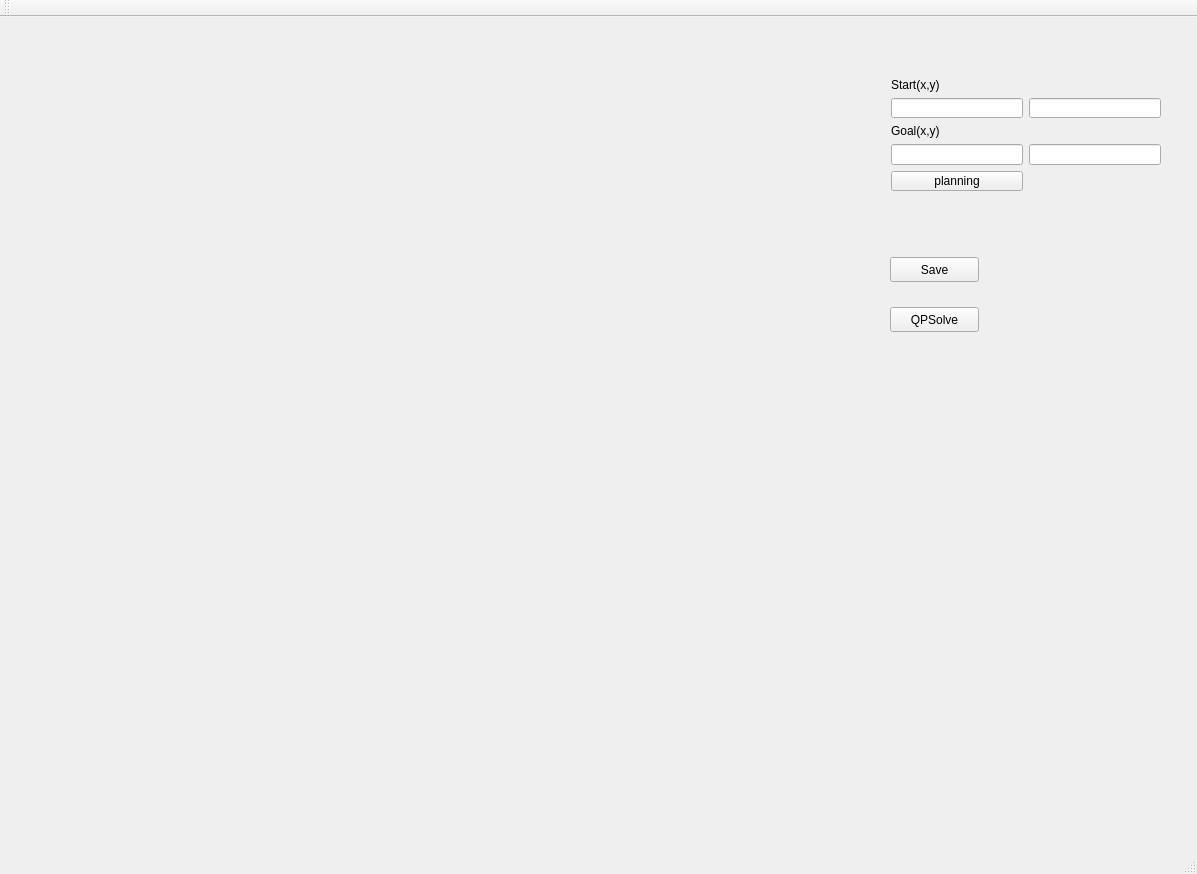
<?xml version="1.0" encoding="UTF-8"?>
<ui version="4.0">
 <class>MainWindow</class>
 <widget class="QMainWindow" name="MainWindow">
  <property name="geometry">
   <rect>
    <x>0</x>
    <y>0</y>
    <width>1197</width>
    <height>874</height>
   </rect>
  </property>
  <property name="windowTitle">
   <string>MainWindow</string>
  </property>
  <widget class="QWidget" name="centralWidget">
   <widget class="QCustomPlot" name="plot" native="true">
    <property name="geometry">
     <rect>
      <x>40</x>
      <y>20</y>
      <width>800</width>
      <height>800</height>
     </rect>
    </property>
   </widget>
   <widget class="QWidget" name="layoutWidget">
    <property name="geometry">
     <rect>
      <x>880</x>
      <y>50</y>
      <width>292</width>
      <height>135</height>
     </rect>
    </property>
    <layout class="QGridLayout" name="gridLayout">
     <item row="0" column="0">
      <widget class="QLabel" name="label">
       <property name="text">
        <string>Start(x,y)</string>
       </property>
      </widget>
     </item>
     <item row="1" column="0">
      <widget class="QLineEdit" name="start_x_text"/>
     </item>
     <item row="1" column="1">
      <widget class="QLineEdit" name="start_y_text"/>
     </item>
     <item row="2" column="0">
      <widget class="QLabel" name="label_2">
       <property name="text">
        <string>Goal(x,y)</string>
       </property>
      </widget>
     </item>
     <item row="3" column="0">
      <widget class="QLineEdit" name="goal_x_text"/>
     </item>
     <item row="3" column="1">
      <widget class="QLineEdit" name="goal_y_text"/>
     </item>
     <item row="4" column="0">
      <widget class="QPushButton" name="pushButton">
       <property name="text">
        <string>planning</string>
       </property>
      </widget>
     </item>
    </layout>
   </widget>
   <widget class="QPushButton" name="save_Button">
    <property name="geometry">
     <rect>
      <x>890</x>
      <y>240</y>
      <width>89</width>
      <height>25</height>
     </rect>
    </property>
    <property name="text">
     <string>Save</string>
    </property>
   </widget>
   <widget class="QPushButton" name="qpsolve_Button">
    <property name="geometry">
     <rect>
      <x>890</x>
      <y>290</y>
      <width>89</width>
      <height>25</height>
     </rect>
    </property>
    <property name="text">
     <string>QPSolve</string>
    </property>
   </widget>
  </widget>
  <widget class="QMenuBar" name="menuBar">
   <property name="geometry">
    <rect>
     <x>0</x>
     <y>0</y>
     <width>1197</width>
     <height>22</height>
    </rect>
   </property>
  </widget>
  <widget class="QToolBar" name="mainToolBar">
   <attribute name="toolBarArea">
    <enum>TopToolBarArea</enum>
   </attribute>
   <attribute name="toolBarBreak">
    <bool>false</bool>
   </attribute>
  </widget>
  <widget class="QStatusBar" name="statusBar"/>
 </widget>
 <layoutdefault spacing="6" margin="11"/>
 <customwidgets>
  <customwidget>
   <class>QCustomPlot</class>
   <extends>QWidget</extends>
   <header location="global">qcustomplot.h</header>
   <container>1</container>
  </customwidget>
 </customwidgets>
 <resources/>
 <connections/>
</ui>
